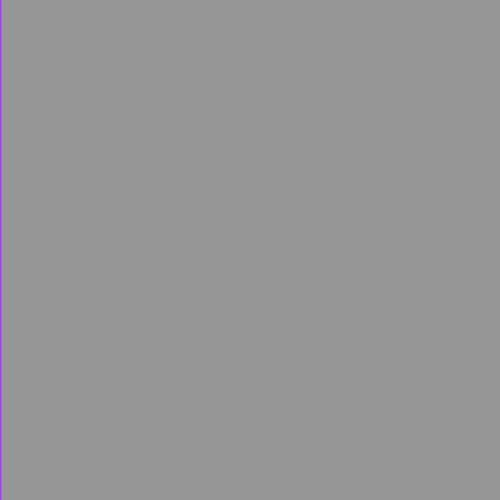
Frame 1 (no input)
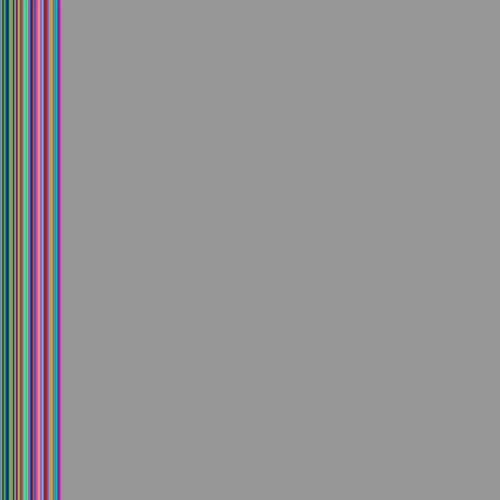
Frame 60 (the mouse pressed at the canvas centre just before this capture)
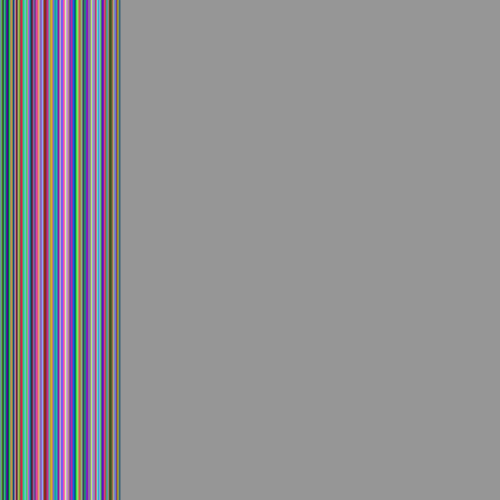
Frame 120 (the mouse held since frame 60 and released just before this capture)

The Processing sketch that drew these frames (run headless with seeded random() and noise(); from frame 60 on, the mouse is pressed at the canvas centre):

// Processing sketch: vertical
// ── vertical.pde
// type name = vale;
 float distanceLeft = 0;
void setup() {
  size(500,500);
  background(150);
}
void draw() {
  // stroke
  stroke(random(0,255), random(0,255), random(0,255));
  strokeWeight(2);
  // distanceLeft = random(0, width);
  // line (x1, y1, x2, y2);
  line(distanceLeft, 0, distanceLeft, height);
  // update
  distanceLeft = distanceLeft + 1;
}
